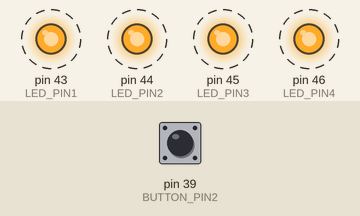
Bench run of a sketch on a simulated Arduino Mega 2560, built with avr-gcc and run on an emulated ATmega2560. Parts: output pins drawn as LEDs (lit = HIGH). Dashed ring = blinking. The test bench sets the inputs (shaded band); at power-on: pin 39 (BUTTON_PIN2) LOW.

Above: at 4.8 s.
4.9 s: pin 39 (BUTTON_PIN2) pulled HIGH for 2.35 s
At 5.8 s:
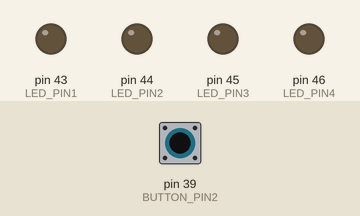
At 6.8 s:
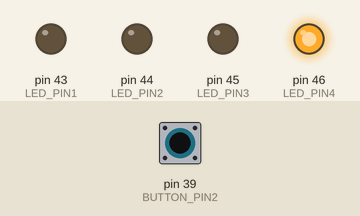
11.5 s: pin 39 (BUTTON_PIN2) driven HIGH
At 14.4 s:
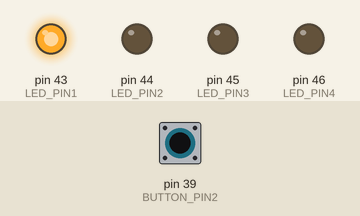
Timing chart, 0 to 23.5 s (numbered marks = the images above; inputs shaded):
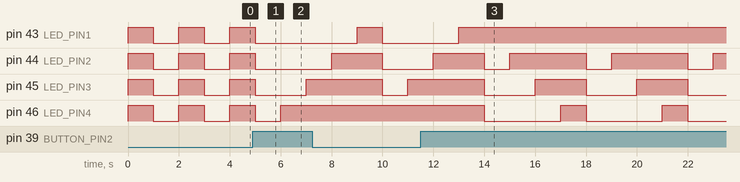

The sketch:

LAB9.ino
```cpp
#define LED_PIN1 43
#define LED_PIN2 44
#define LED_PIN3 45
#define LED_PIN4 46

#define BUTTON_PIN1 38
#define BUTTON_PIN2 39
byte buttonState = LOW;
byte lastButtonState = LOW;
//byte ledState = LOW;
int currentMode = 1;
void setup() {
  // put your setup code here, to run once:
  pinMode(LED_PIN1, OUTPUT);
  pinMode(LED_PIN2, OUTPUT);
  pinMode(LED_PIN3, OUTPUT);
  pinMode(LED_PIN4, OUTPUT);

  pinMode(BUTTON_PIN1, INPUT);
  pinMode(BUTTON_PIN2, INPUT);
}

void loop() {
  buttonState = digitalRead(BUTTON_PIN2);
  if (buttonState == HIGH && lastButtonState == LOW) {
    currentMode++;
    if(currentMode > 3) {
      currentMode = 1;
    }
  }

  lastButtonState = buttonState;

  if (currentMode == 1) {
    mode1();
  } else if (currentMode == 2) {
    mode3();
  } else if (currentMode == 3) {
    mode2();
  }

}
void mode1() {
   digitalWrite(LED_PIN1, HIGH);
   digitalWrite(LED_PIN2, HIGH);
   digitalWrite(LED_PIN3, HIGH);
   digitalWrite(LED_PIN4, HIGH);
   delay(1000);
   digitalWrite(LED_PIN1, LOW);
   digitalWrite(LED_PIN2, LOW);
   digitalWrite(LED_PIN3, LOW);
   digitalWrite(LED_PIN4, LOW);
   delay(1000);

}

void mode2() {
  digitalWrite(LED_PIN1, HIGH);
  delay(1000);
  digitalWrite(LED_PIN2, HIGH);
  delay(1000);
  digitalWrite(LED_PIN3, HIGH);
  delay(1000);
  digitalWrite(LED_PIN4, HIGH);
  delay(1000);

  digitalWrite(LED_PIN1, LOW);
  digitalWrite(LED_PIN2, LOW);
  digitalWrite(LED_PIN3, LOW);
  digitalWrite(LED_PIN4, LOW);
}

void mode3() {
  digitalWrite(LED_PIN4, HIGH);
  delay(1000);
  digitalWrite(LED_PIN3, HIGH);
  delay(1000);
  digitalWrite(LED_PIN2, HIGH);
  delay(1000);
  digitalWrite(LED_PIN1, HIGH);
  delay(1000);

  digitalWrite(LED_PIN1, LOW);
  digitalWrite(LED_PIN2, LOW);
  digitalWrite(LED_PIN3, LOW);
  digitalWrite(LED_PIN4, LOW);
}
```

Measured:
- after the input at 4.9 s, pin 46 (LED_PIN4): goes on until 6.0 s, then stays HIGH
- after the input at 11.5 s, pin 43 (LED_PIN1): goes on until 13.0 s, then stays HIGH; pin 46 (LED_PIN4): alternates HIGH for 1.0 s and LOW for 3.0 s, starting after 2.5 s
- by itself, pin 44 (LED_PIN2): repeats every 4.0 s: LOW 1.0 s, HIGH 3.0 s
- by itself, pin 45 (LED_PIN3): alternates HIGH for 2.0 s and LOW for 2.0 s
- by itself, pin 46 (LED_PIN4): alternates HIGH for 1.0 s and LOW for 1.0 s
